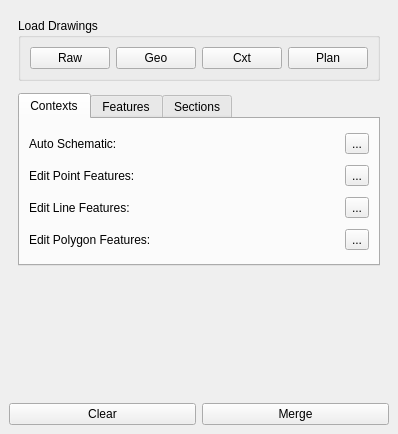
<?xml version="1.0" encoding="UTF-8"?>
<ui version="4.0">
 <class>PlanDockWidget</class>
 <widget class="ArkDockWidget" name="PlanDockWidget">
  <property name="geometry">
   <rect>
    <x>0</x>
    <y>0</y>
    <width>337</width>
    <height>434</height>
   </rect>
  </property>
  <property name="sizePolicy">
   <sizepolicy hsizetype="Preferred" vsizetype="MinimumExpanding">
    <horstretch>0</horstretch>
    <verstretch>0</verstretch>
   </sizepolicy>
  </property>
  <property name="windowTitle">
   <string>Draw Plans</string>
  </property>
  <widget class="QWidget" name="PlanDockContents">
   <layout class="QVBoxLayout" name="verticalLayout_2">
    <item>
     <widget class="QScrollArea" name="scrollArea">
      <property name="sizePolicy">
       <sizepolicy hsizetype="MinimumExpanding" vsizetype="Expanding">
        <horstretch>0</horstretch>
        <verstretch>0</verstretch>
       </sizepolicy>
      </property>
      <property name="frameShape">
       <enum>QFrame::NoFrame</enum>
      </property>
      <property name="horizontalScrollBarPolicy">
       <enum>Qt::ScrollBarAlwaysOff</enum>
      </property>
      <property name="widgetResizable">
       <bool>true</bool>
      </property>
      <widget class="QWidget" name="scrollAreaWidgetContents">
       <property name="geometry">
        <rect>
         <x>0</x>
         <y>0</y>
         <width>313</width>
         <height>342</height>
        </rect>
       </property>
       <layout class="QVBoxLayout" name="verticalLayout">
        <item>
         <widget class="QGroupBox" name="groupBox_2">
          <property name="title">
           <string>Load Drawings</string>
          </property>
          <layout class="QHBoxLayout" name="horizontalLayout_4">
           <item>
            <widget class="QPushButton" name="loadRawButton">
             <property name="text">
              <string>Raw</string>
             </property>
            </widget>
           </item>
           <item>
            <widget class="QPushButton" name="loadGeoButton">
             <property name="text">
              <string>Geo</string>
             </property>
            </widget>
           </item>
           <item>
            <widget class="QPushButton" name="loadContextButton">
             <property name="text">
              <string>Cxt</string>
             </property>
            </widget>
           </item>
           <item>
            <widget class="QPushButton" name="loadPlanButton">
             <property name="text">
              <string>Plan</string>
             </property>
            </widget>
           </item>
          </layout>
         </widget>
        </item>
        <item>
         <widget class="MetadataWidget" name="metadataWidget" native="true">
          <layout class="QGridLayout" name="gridLayout">
           <property name="margin">
            <number>0</number>
           </property>
          </layout>
         </widget>
        </item>
        <item>
         <widget class="QTabWidget" name="tabWidget">
          <property name="currentIndex">
           <number>0</number>
          </property>
          <property name="documentMode">
           <bool>false</bool>
          </property>
          <widget class="QWidget" name="contextsTab">
           <attribute name="title">
            <string>Contexts</string>
           </attribute>
           <layout class="QGridLayout" name="gridLayout_4">
            <item row="4" column="0">
             <widget class="QLabel" name="editPolygonsLabel">
              <property name="text">
               <string>Edit Polygon Features:</string>
              </property>
             </widget>
            </item>
            <item row="3" column="0">
             <widget class="QLabel" name="editLinesLabel">
              <property name="text">
               <string>Edit Line Features:</string>
              </property>
             </widget>
            </item>
            <item row="1" column="1">
             <widget class="QToolButton" name="autoSchematicTool">
              <property name="toolTip">
               <string>&lt;html&gt;&lt;head/&gt;&lt;body&gt;&lt;p&gt;Auto Schematic&lt;/p&gt;&lt;/body&gt;&lt;/html&gt;</string>
              </property>
              <property name="text">
               <string>...</string>
              </property>
              <property name="icon">
               <iconset resource="resources.qrc">
                <normaloff>:/plugins/ark/plan/autoSchematic.png</normaloff>:/plugins/ark/plan/autoSchematic.png</iconset>
              </property>
             </widget>
            </item>
            <item row="1" column="0">
             <widget class="QLabel" name="autoSchematiclLabel">
              <property name="text">
               <string>Auto Schematic:</string>
              </property>
             </widget>
            </item>
            <item row="0" column="0" colspan="2">
             <layout class="QGridLayout" name="contextToolsLayout"/>
            </item>
            <item row="2" column="0">
             <widget class="QLabel" name="editPointsLabel">
              <property name="text">
               <string>Edit Point Features:</string>
              </property>
             </widget>
            </item>
            <item row="2" column="1">
             <widget class="QToolButton" name="editPointsTool">
              <property name="toolTip">
               <string>&lt;html&gt;&lt;head/&gt;&lt;body&gt;&lt;p&gt;Edit Point Features&lt;/p&gt;&lt;/body&gt;&lt;/html&gt;</string>
              </property>
              <property name="text">
               <string>...</string>
              </property>
              <property name="icon">
               <iconset resource="resources.qrc">
                <normaloff>:/plugins/ark/plan/nodeTool.png</normaloff>:/plugins/ark/plan/nodeTool.png</iconset>
              </property>
             </widget>
            </item>
            <item row="3" column="1">
             <widget class="QToolButton" name="editLinesTool">
              <property name="toolTip">
               <string>&lt;html&gt;&lt;head/&gt;&lt;body&gt;&lt;p&gt;Edit Line Features&lt;/p&gt;&lt;/body&gt;&lt;/html&gt;</string>
              </property>
              <property name="text">
               <string>...</string>
              </property>
              <property name="icon">
               <iconset resource="resources.qrc">
                <normaloff>:/plugins/ark/plan/nodeTool.png</normaloff>:/plugins/ark/plan/nodeTool.png</iconset>
              </property>
             </widget>
            </item>
            <item row="4" column="1">
             <widget class="QToolButton" name="editPolygonsTool">
              <property name="toolTip">
               <string>&lt;html&gt;&lt;head/&gt;&lt;body&gt;&lt;p&gt;Edit Polygon Features&lt;/p&gt;&lt;/body&gt;&lt;/html&gt;</string>
              </property>
              <property name="text">
               <string>...</string>
              </property>
              <property name="icon">
               <iconset resource="resources.qrc">
                <normaloff>:/plugins/ark/plan/nodeTool.png</normaloff>:/plugins/ark/plan/nodeTool.png</iconset>
              </property>
             </widget>
            </item>
           </layout>
          </widget>
          <widget class="QWidget" name="featuresTab">
           <attribute name="title">
            <string>Features</string>
           </attribute>
           <layout class="QGridLayout" name="gridLayout_5">
            <item row="0" column="1">
             <widget class="QLineEdit" name="featureNameEdit"/>
            </item>
            <item row="1" column="0" colspan="2">
             <layout class="QGridLayout" name="featureToolsLayout"/>
            </item>
            <item row="0" column="0">
             <widget class="QLabel" name="featureNameLabel">
              <property name="text">
               <string>Name:</string>
              </property>
              <property name="buddy">
               <cstring>featureNameEdit</cstring>
              </property>
             </widget>
            </item>
            <item row="2" column="1">
             <spacer name="verticalSpacer_2">
              <property name="orientation">
               <enum>Qt::Vertical</enum>
              </property>
              <property name="sizeHint" stdset="0">
               <size>
                <width>20</width>
                <height>40</height>
               </size>
              </property>
             </spacer>
            </item>
           </layout>
          </widget>
          <widget class="QWidget" name="sectionsTab">
           <attribute name="title">
            <string>Sections</string>
           </attribute>
           <layout class="QGridLayout" name="gridLayout_2">
            <item row="0" column="0">
             <widget class="QLabel" name="sectionLabel">
              <property name="text">
               <string>Section:</string>
              </property>
             </widget>
            </item>
            <item row="1" column="0" colspan="4">
             <layout class="QGridLayout" name="sectionToolsLayout"/>
            </item>
            <item row="2" column="1">
             <spacer name="verticalSpacer_3">
              <property name="orientation">
               <enum>Qt::Vertical</enum>
              </property>
              <property name="sizeHint" stdset="0">
               <size>
                <width>20</width>
                <height>103</height>
               </size>
              </property>
             </spacer>
            </item>
            <item row="0" column="2" colspan="2">
             <widget class="QComboBox" name="sectionCombo"/>
            </item>
           </layout>
          </widget>
         </widget>
        </item>
        <item>
         <spacer name="verticalSpacer">
          <property name="orientation">
           <enum>Qt::Vertical</enum>
          </property>
          <property name="sizeHint" stdset="0">
           <size>
            <width>17</width>
            <height>1</height>
           </size>
          </property>
         </spacer>
        </item>
       </layout>
      </widget>
     </widget>
    </item>
    <item>
     <layout class="QHBoxLayout" name="horizontalLayout">
      <item>
       <widget class="QPushButton" name="clearButton">
        <property name="toolTip">
         <string>Clear unsaved changes from work layers</string>
        </property>
        <property name="text">
         <string>Clear</string>
        </property>
       </widget>
      </item>
      <item>
       <widget class="QPushButton" name="mergeButton">
        <property name="toolTip">
         <string>Move new context to main layers</string>
        </property>
        <property name="text">
         <string>Merge</string>
        </property>
       </widget>
      </item>
     </layout>
    </item>
   </layout>
  </widget>
 </widget>
 <customwidgets>
  <customwidget>
   <class>MetadataWidget</class>
   <extends>QWidget</extends>
   <header>metadata_widget.h</header>
   <container>1</container>
  </customwidget>
  <customwidget>
   <class>ArkDockWidget</class>
   <extends>QDockWidget</extends>
   <header>..libarkqgis.dock.h</header>
   <container>1</container>
  </customwidget>
 </customwidgets>
 <tabstops>
  <tabstop>scrollArea</tabstop>
  <tabstop>loadRawButton</tabstop>
  <tabstop>loadGeoButton</tabstop>
  <tabstop>loadContextButton</tabstop>
  <tabstop>tabWidget</tabstop>
  <tabstop>clearButton</tabstop>
  <tabstop>mergeButton</tabstop>
  <tabstop>featureNameEdit</tabstop>
 </tabstops>
 <resources>
  <include location="resources.qrc"/>
 </resources>
 <connections/>
</ui>
